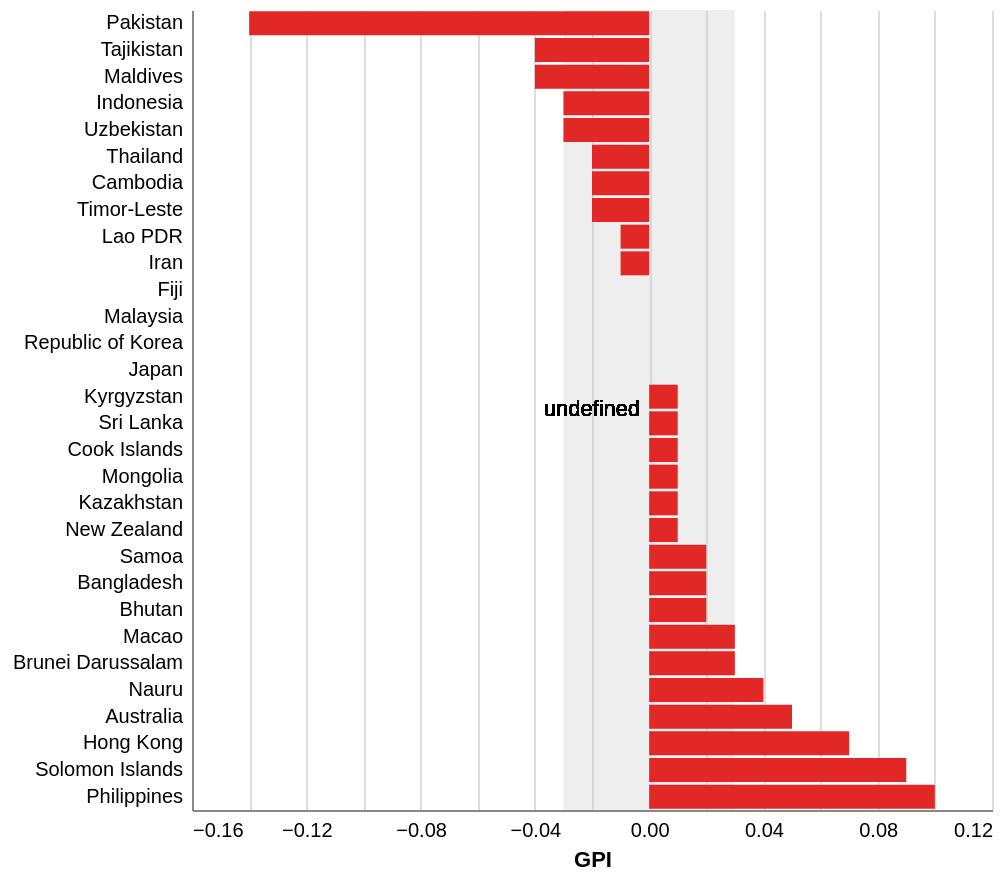

Vega-Lite specification for this chart:
### Vega-Lite specification from a JSON file in a GitHub repository (floating-point values rounded to 4 significant figures)
{"$schema": "https://vega.github.io/schema/vega-lite/v5.json", "view": {"stroke": "transparent"}, "data": {"values": [{"country": "Pakistan", "iso3": "PAK", "value": 0.86}, {"country": "Tajikistan", "iso3": "TJK", "value": 0.96}, {"country": "Maldives", "iso3": "MDV", "value": 0.96}, {"country": "Indonesia", "iso3": "IDN", "value": 0.97}, {"country": "Uzbekistan", "iso3": "UZB", "value": 0.97}, {"country": "Thailand", "iso3": "THA", "value": 0.98}, {"country": "Cambodia", "iso3": "KHM", "value": 0.98}, {"country": "Timor-Leste", "iso3": "TLS", "value": 0.98}, {"country": "Lao PDR", "iso3": "LAO", "value": 0.99}, {"country": "Iran", "iso3": "IRN", "value": 0.99}, {"country": "Fiji", "iso3": "FJI", "value": 1}, {"country": "Malaysia", "iso3": "MYS", "value": 1}, {"country": "Republic of Korea", "iso3": "KOR", "value": 1}, {"country": "Japan", "iso3": "JPN", "value": 1}, {"country": "Kyrgyzstan", "iso3": "KGZ", "value": 1.01}, {"country": "Sri Lanka", "iso3": "LKA", "value": 1.01}, {"country": "Cook Islands", "iso3": "COK", "value": 1.01}, {"country": "Mongolia", "iso3": "MNG", "value": 1.01}, {"country": "Kazakhstan", "iso3": "KAZ", "value": 1.01}, {"country": "New Zealand", "iso3": "NZL", "value": 1.01}, {"country": "Samoa", "iso3": "WSM", "value": 1.02}, {"country": "Bangladesh", "iso3": "BGD", "value": 1.02}, {"country": "Bhutan", "iso3": "BTN", "value": 1.02}, {"country": "Macao", "iso3": "MAC", "value": 1.03}, {"country": "Brunei Darussalam", "iso3": "BRN", "value": 1.03}, {"country": "Nauru", "iso3": "NRU", "value": 1.04}, {"country": "Australia", "iso3": "AUS", "value": 1.05}, {"country": "Hong Kong", "iso3": "HKG", "value": 1.07}, {"country": "Solomon Islands", "iso3": "SLB", "value": 1.09}, {"country": "Philippines", "iso3": "PHL", "value": 1.1}]}, "width": 400, "height": 400, "layer": [{"data": {"values": [{"y1": -0.03, "y2": 0.03}]}, "mark": {"type": "rect", "color": "rgb(198,198,198)", "opacity": 0.3}, "encoding": {"x": {"field": "y1", "type": "quantitative"}, "x2": {"field": "y2"}}}, {"transform": [{"calculate": "datum.value - 1", "as": "diff"}], "mark": {"type": "bar", "color": "rgb(225,40,38)"}, "encoding": {"y": {"field": "country", "type": "nominal", "axis": {"ticks": false, "labelPadding": 5, "title": null}, "sort": "x"}, "x": {"field": "diff", "type": "quantitative", "axis": {"title": "GPI", "ticks": false, "labelPadding": 5}}}}, {"mark": {"type": "text"}, "encoding": {"text": {"field": ""}}}]}
